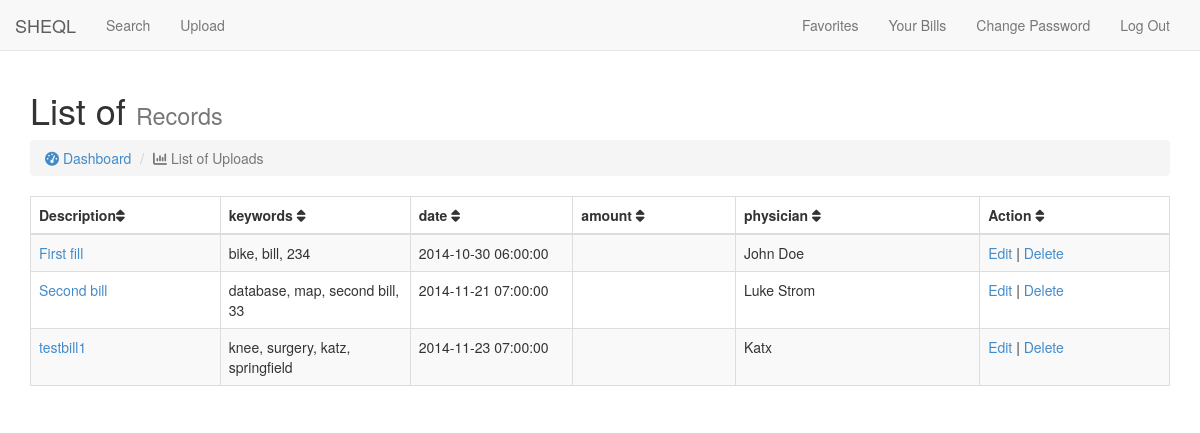
Page /sheql/records.php (signed in) on the committed database.
### tables this page shows
CREATE TABLE IF NOT EXISTS `sn_pictures` (
  `pic_id` int(11) NOT NULL AUTO_INCREMENT,
  `description` text NOT NULL,
  `medical_code` text NOT NULL,
  `facility` text NOT NULL,
  `facility_zip_code` varchar(5) NOT NULL,
  `icd9` varchar(11) NOT NULL,
  `icd10` varchar(11) NOT NULL,
  `zip` varchar(10) NOT NULL,
  `file` varchar(250) NOT NULL,
  `user_id` int(11) NOT NULL,
  `keywords` text NOT NULL,
  `type` varchar(250) NOT NULL,
  `summary` text NOT NULL,
  `date` timestamp NOT NULL DEFAULT CURRENT_TIMESTAMP,
  `amount` varchar(11) NOT NULL,
  `institution` varchar(250) NOT NULL,
  `physician` varchar(250) NOT NULL,
  `cost` varchar(11) NOT NULL,
  `cost2` varchar(11) NOT NULL,
  `state` varchar(5) NOT NULL,
  PRIMARY KEY (`pic_id`)
);

### sheql/class/sqlQuery.class.php (called while the page is built, shortened)
<?
class query{
			function querySelect($qry)
			{
				$i=0;
				$data=array();
			  $qry_result=mysql_query($qry) or die("QUERY ERROR1=>".mysql_error());
			  while ($row=mysql_fetch_assoc($qry_result)) {
          	$data[$i] = $row;
          	$i++;
          }
			  return $data;
			}
}
$qry=new query;
?>

### sheql/records.php (the view, shortened to what this page needs)
<?php
include 'includes/header.php';?>
        <div class="row">
          <div class="col-lg-12">
            <h1>List of <small>Records</small></h1>
            <ol class="breadcrumb">
              <li><a href="index.php"><i class="fa fa-dashboard"></i> Dashboard</a></li>
              <li class="active"><i class="fa fa-bar-chart-o"></i> List of Uploads</li></ol>
          </div>
        </div>
        <div class="table-responsive">
              <table class="table table-bordered table-hover table-striped tablesorter">
                <thead>
                  <tr>
                    <th width="14%">Description<i class="fa fa-sort"></i></th>
                    <th width="14%">keywords <i class="fa fa-sort"></i></th>
                    <th width="12%">date <i class="fa fa-sort"></i></th>
                    <th width="12%">amount <i class="fa fa-sort"></i></th>
					<th width="18%">physician <i class="fa fa-sort"></i></th>
                    <th width="14%">Action <i class="fa fa-sort"></i></th>
                  </tr>
                </thead>
                <tbody>    <?
	  if($_SESSION['user_id']!=1)
	  $where =  " where user_id='".$_SESSION['user_id']."' ";
	  else
	  $where = "";
			$qry_all_prod=$qry->querySelect("select *from  sn_pictures $where");
			foreach($qry_all_prod as $prod)
			{?>
                  <tr>
                    <td><a href="view.php?picture_id=<?=$prod['pic_id'] ?>"><?=$prod['description'] ?></a></td>
                    <td><?=$prod['keywords'] ?></td>
                    <td><?=$prod['date'] ?></td>
   					<td><?=$prod['amount'] ?></td>
                    <td><?=$prod['physician'] ?></td>
                    <td><a href="editUploads.php?pic_id=<?=$prod['pic_id'] ?>">Edit</a> | <a  onClick="return confirmAction();" href="formHandler.php?deletePicture&pic_id=<?=$prod['pic_id'] ?>">Delete</a></td>
                  </tr><? } ?>
                </tbody>
              </table>
            </div>
          </div>
<?php
include 'includes/footer.php';?>

### sheql/css/style.css (style rules this page uses)
body { padding-top: 20px; padding-bottom: 20px; }

### sheql/css/sb-admin.css (style rules this page uses)
body { margin-top: 50px; }
table.tablesorter thead { cursor: pointer; }

### rows in the picture
sn_pictures: description "First fill", keywords "bike, bill, 234", date "2014-10-30 06:00:00", physician "John Doe"
sn_pictures: description "Second bill", keywords "database, map, second bill, 33", date "2014-11-21 07:00:00", physician "Luke Strom"
sn_pictures: description "testbill1", keywords "knee, surgery, katz, springfield", date "2014-11-23 07:00:00", physician "Katx"
